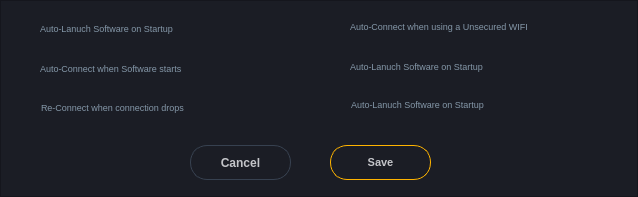
<?xml version="1.0" encoding="UTF-8"?>
<ui version="4.0">
 <class>SubSettings</class>
 <widget class="QWidget" name="SubSettings">
  <property name="geometry">
   <rect>
    <x>0</x>
    <y>0</y>
    <width>638</width>
    <height>197</height>
   </rect>
  </property>
  <property name="windowTitle">
   <string>Form</string>
  </property>
  <layout class="QVBoxLayout" name="verticalLayout">
   <property name="spacing">
    <number>0</number>
   </property>
   <property name="leftMargin">
    <number>0</number>
   </property>
   <property name="topMargin">
    <number>0</number>
   </property>
   <property name="rightMargin">
    <number>0</number>
   </property>
   <property name="bottomMargin">
    <number>0</number>
   </property>
   <item>
    <layout class="QHBoxLayout" name="horizontalLayout">
     <item>
      <widget class="QFrame" name="frame">
       <property name="styleSheet">
        <string notr="true">QFrame
{
background-color:#1b1d25;
}</string>
       </property>
       <property name="frameShape">
        <enum>QFrame::StyledPanel</enum>
       </property>
       <property name="frameShadow">
        <enum>QFrame::Raised</enum>
       </property>
       <widget class="QLabel" name="label">
        <property name="geometry">
         <rect>
          <x>40</x>
          <y>20</y>
          <width>171</width>
          <height>16</height>
         </rect>
        </property>
        <property name="font">
         <font>
          <pointsize>7</pointsize>
         </font>
        </property>
        <property name="styleSheet">
         <string notr="true">QLabel
{
color:#8497a8;
}</string>
        </property>
        <property name="text">
         <string>Auto-Lanuch Software on Startup</string>
        </property>
       </widget>
       <widget class="QLabel" name="label_2">
        <property name="geometry">
         <rect>
          <x>40</x>
          <y>60</y>
          <width>181</width>
          <height>16</height>
         </rect>
        </property>
        <property name="font">
         <font>
          <pointsize>7</pointsize>
         </font>
        </property>
        <property name="styleSheet">
         <string notr="true">QLabel
{
color:#8497a8;
}</string>
        </property>
        <property name="text">
         <string>Auto-Connect when Software starts</string>
        </property>
       </widget>
       <widget class="QLabel" name="label_3">
        <property name="geometry">
         <rect>
          <x>350</x>
          <y>16</y>
          <width>201</width>
          <height>20</height>
         </rect>
        </property>
        <property name="font">
         <font>
          <pointsize>7</pointsize>
         </font>
        </property>
        <property name="styleSheet">
         <string notr="true">QLabel
{
color:#8497a8;
}</string>
        </property>
        <property name="text">
         <string>Auto-Connect when using a Unsecured WIFI </string>
        </property>
       </widget>
       <widget class="QLabel" name="label_4">
        <property name="geometry">
         <rect>
          <x>350</x>
          <y>58</y>
          <width>171</width>
          <height>16</height>
         </rect>
        </property>
        <property name="font">
         <font>
          <pointsize>7</pointsize>
         </font>
        </property>
        <property name="styleSheet">
         <string notr="true">QLabel
{
color:#8497a8;
}</string>
        </property>
        <property name="text">
         <string>Auto-Lanuch Software on Startup</string>
        </property>
       </widget>
       <widget class="QLabel" name="label_5">
        <property name="geometry">
         <rect>
          <x>41</x>
          <y>97</y>
          <width>181</width>
          <height>21</height>
         </rect>
        </property>
        <property name="font">
         <font>
          <pointsize>7</pointsize>
         </font>
        </property>
        <property name="styleSheet">
         <string notr="true">QLabel
{
color:#8497a8;
}</string>
        </property>
        <property name="text">
         <string>Re-Connect when connection drops</string>
        </property>
       </widget>
       <widget class="QLabel" name="label_6">
        <property name="geometry">
         <rect>
          <x>351</x>
          <y>96</y>
          <width>171</width>
          <height>16</height>
         </rect>
        </property>
        <property name="font">
         <font>
          <pointsize>7</pointsize>
         </font>
        </property>
        <property name="styleSheet">
         <string notr="true">QLabel
{
color:#8497a8;
}</string>
        </property>
        <property name="text">
         <string>Auto-Lanuch Software on Startup</string>
        </property>
       </widget>
       <widget class="QPushButton" name="cancel">
        <property name="geometry">
         <rect>
          <x>190</x>
          <y>145</y>
          <width>101</width>
          <height>35</height>
         </rect>
        </property>
        <property name="font">
         <font>
          <weight>75</weight>
          <bold>true</bold>
         </font>
        </property>
        <property name="cursor">
         <cursorShape>PointingHandCursor</cursorShape>
        </property>
        <property name="styleSheet">
         <string notr="true">QPushButton
{
background-color:#1b1d25;
border-radius:17px;
border-style:solid;
color:#c4c5c9;
border:1px solid #374150;
padding-left:5px;
padding-right:5px;

}</string>
        </property>
        <property name="text">
         <string>Cancel</string>
        </property>
       </widget>
       <widget class="QPushButton" name="save">
        <property name="geometry">
         <rect>
          <x>330</x>
          <y>145</y>
          <width>101</width>
          <height>35</height>
         </rect>
        </property>
        <property name="font">
         <font>
          <pointsize>8</pointsize>
          <weight>75</weight>
          <bold>true</bold>
         </font>
        </property>
        <property name="cursor">
         <cursorShape>PointingHandCursor</cursorShape>
        </property>
        <property name="styleSheet">
         <string notr="true">QPushButton
{
background-color:#1b1d25;
border-radius:17px;
border-style:solid;
color:#c4c5c9;
border:1px solid #ffb400;
padding-left:5px;
padding-right:5px;

}</string>
        </property>
        <property name="text">
         <string>Save</string>
        </property>
       </widget>
      </widget>
     </item>
    </layout>
   </item>
  </layout>
 </widget>
 <resources/>
 <connections/>
</ui>
